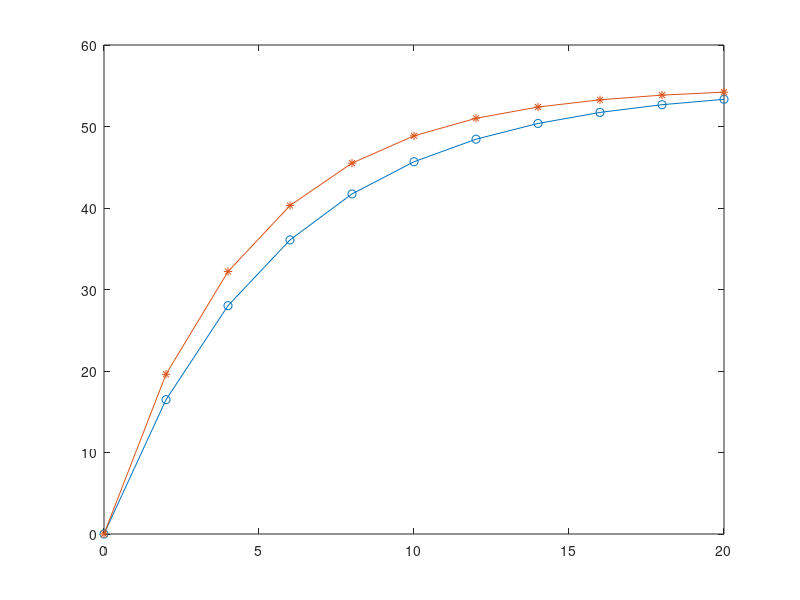

Source code (MATLAB):
g = 9.8;m = 70;cd = 12.5;        % cd=drag coefficient

% analytical solution of the parachutist's falling speed model
t = 0:2:20;       
vta = ((m*g)/cd) * (1 - exp(-(cd/m)*t));  

% uncomment the lines below to see the plot or values
% plot(t, vta);    %plot of analytical solution
% disp([t, vta]);  %display time and analytical velocity side by side

% numerical solution of the parachutist's falling speed model
vt0 = 0;          
dt = 2;      
for t = 1:1:10  
    vt(t) = vt0 + (g - (cd/m)*vt0)*dt;  
    vt0 = vt(t);                        
end
t = 0:2:20;       
vts = [0 vt];     
a = [t; vta; vts];
disp(a);          
plot(t, vta, '-o', t, vts, '-*');  
